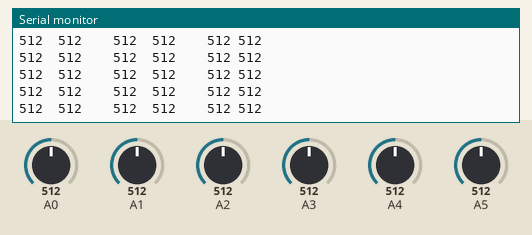
This sketch was run on a simulated Arduino Mega 2560, built with avr-gcc and run on an emulated ATmega2560. On the bench: the last lines printed to the serial monitor. The test bench sets the inputs (shaded band); at power-on: A1 = 512, A2 = 512, A0 = 512, A3 = 512, A4 = 512, A5 = 512.

Above: at 4.2 s.
4.3 s: A1 set to 108
At 5.2 s:
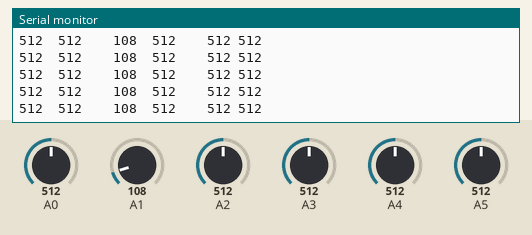
7.3 s: A1 set to 90
At 7.9 s:
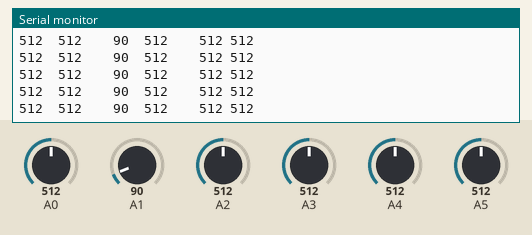
13.3 s: A2 set to 108
At 13.8 s:
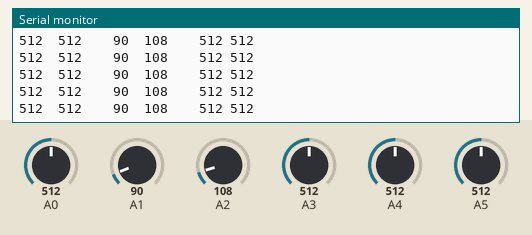
16.3 s: A2 set to 95
At 17.3 s:
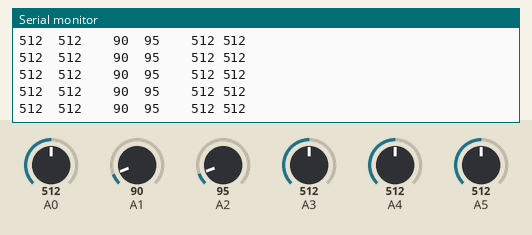
Timing chart, 0 to 18.8 s (numbered marks = the images above; inputs shaded):
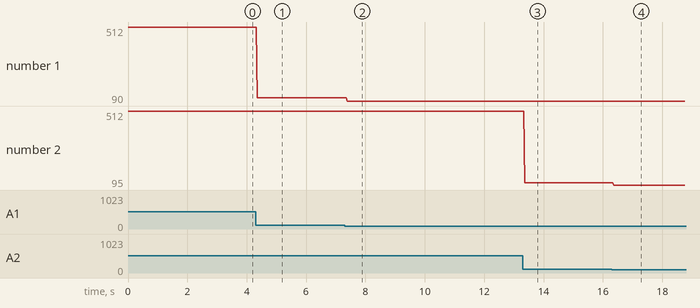

Measured:
- after the input at 4.3 s, the serial monitor: prints a new line after 0.06 s (image 1)
- after the input at 7.3 s, the serial monitor: prints a new line after 0.08 s (image 2)
- after the input at 13.3 s, the serial monitor: prints a new line after 0.07 s (image 3)
- after the input at 16.3 s, the serial monitor: prints a new line after 0.06 s (image 4)
- plotted number 1: 512 → 108 after the input at 4.3 s, 108 → 90 after the input at 7.3 s
- plotted number 2: 512 → 108 after the input at 13.3 s, 108 → 95 after the input at 16.3 s

The sketch:

show_sensors.ino
```cpp
void showline() {

  Serial.print(analogRead(A5));
  Serial.print("  ");
  Serial.print(analogRead(A0));
  Serial.print("    ");
  Serial.print(analogRead(A1));
  Serial.print("  ");
  Serial.print(analogRead(A2));
  Serial.print("    ");
  Serial.print(analogRead(A4));
  Serial.print(" ");
  Serial.print(analogRead(A3));
  Serial.println();
}

void showcandle() {
  Serial.print(digitalRead(53));
  Serial.print("  ");
  Serial.print(digitalRead(51));
  Serial.print("  ");
  Serial.print(digitalRead(49));
  Serial.print("  ");
  Serial.print(digitalRead(47));
  Serial.print("  ");
  Serial.print(digitalRead(45));
  Serial.print("  ");
  Serial.print(digitalRead(43));
  Serial.print("  ");
  Serial.print(digitalRead(41));
  Serial.println();
}


void setup() {
  // put your setup code here, to run once:
  Serial.begin(9600);

  pinMode(53, INPUT_PULLUP);
  pinMode(51, INPUT_PULLUP);
  pinMode(49, INPUT_PULLUP);
  pinMode(47, INPUT_PULLUP);
  pinMode(45, INPUT_PULLUP);
  pinMode(43, INPUT_PULLUP);  // CONNECTED PINS FOR CANDLE SENSOR
  pinMode(41, INPUT_PULLUP);
}

void loop() {
  // put your main code here, to run repeatedly:
  showline();
}
```
